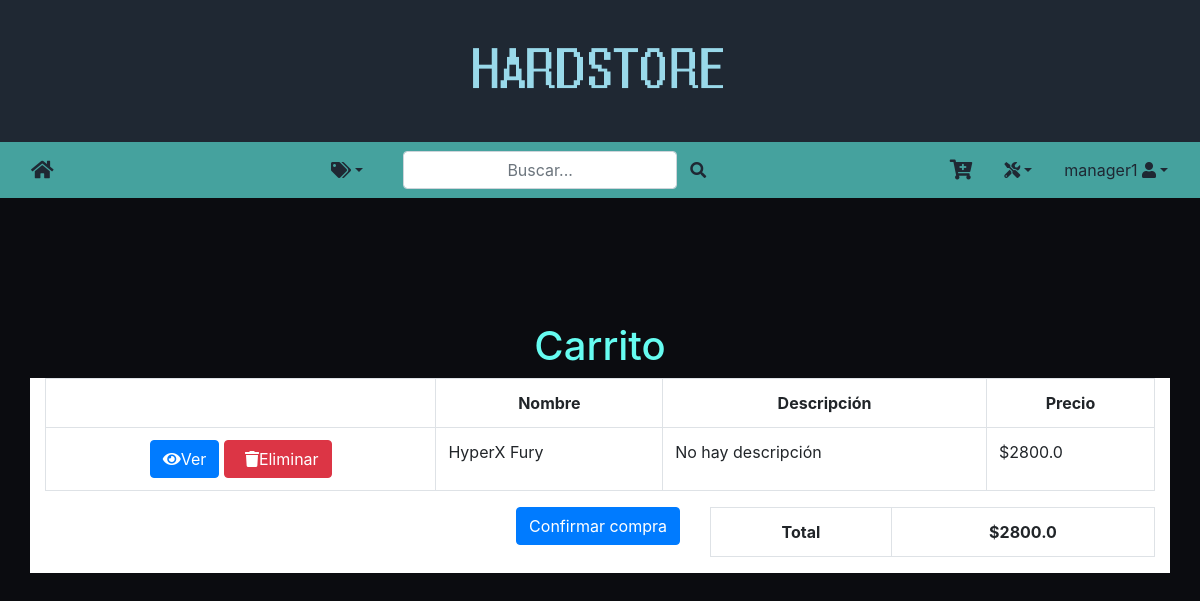
Page /carrito/ (signed in) on the earlier database version.
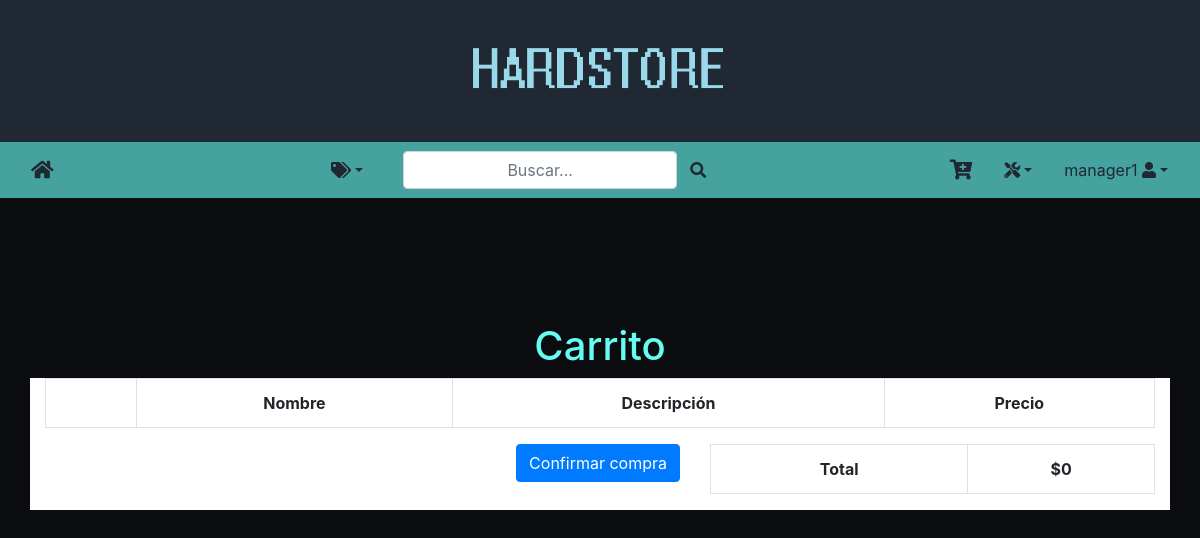
Same page on the later database version.
### users/models.py (models this page shows)
class CustomUser(AbstractUser):
    is_commonUser = models.BooleanField(default=False)
    is_managerUser = models.BooleanField(default=False)  # gestor
    is_executiveUser = models.BooleanField(default=False)  # gerente

### market/models.py (models this page shows, shortened)
class ItemVendido(models.Model):
    producto = models.ForeignKey(Producto, null=True, on_delete=models.CASCADE)
    orden = models.ForeignKey(Orden, null=True, on_delete=models.CASCADE)

class Producto(models.Model):
    nombre = models.CharField(max_length=200, null=True)
    descripcion = models.CharField(max_length=200, null=True, blank=True)
    precio = models.FloatField(null=True)
    f_creacion = models.DateTimeField(auto_now_add=True, null=True)
    categoria = models.ForeignKey(
        Categoria, null=True, on_delete=models.SET_NULL)
    objects = models.Manager()  # manager default
    productos = ProductoManager()  # un manager personalizado

### market/views.py (the view)
# urls.py: path('carrito/', market_views.CarritoList.as_view(), name='carrito'),
class CarritoList(ListView):
    template_name = 'market/carrito.html'
    model = ItemVendido
    context_object_name = 'itemList'
    def get_queryset(self):
        return ItemVendido.objects.filter(orden__usuario = self.request.user)
    def get_context_data(self,**kwargs):
        context = super().get_context_data(**kwargs)
        if(Categoria.objects.count()>0):
            context['categorias'] = Categoria.objects.all()
            context['hayCategorias'] = True
        else:
            context['hayCategorias'] = False
        items = ItemVendido.objects.filter(orden__usuario = self.request.user)
        total=0
        for item in items:
            total+=item.producto.precio
        context['total'] = total
        return context

### market/templates/market/carrito.html (shortened to what this page needs)
{% extends "base.html" %}
{% load static %}
{% block estilo %}
<link rel="stylesheet" href="{% static 'producto.css' %}" />
{% endblock %}
{% block content %}
	<div class="container">
		<div class="row">
		  <div class="col-12">
		    <div class="text-center mt-4">
		        <h1 style="color:#66fcf1">Carrito</h1>
		    </div>
		  </div>
		</div>
		<div class="row" style="background-color: white">
			<div class="col">
		      	<table class="table table-hover table-bordered" style="background-color: white;">
		    	      <tr class="text-center">
		    	      	<th></th>
		    	        <th>Nombre</th>
		    	        <th>Descripción</th>
		    	        <th>Precio</th>
		    	      </tr>
		          	{% for item in itemList %}
		          	<tr>
		          		<td colspan="1" class="text-center">
		          			<a href="{% url 'producto-detalle' item.producto.id %}" class="btn btn-primary"><i class="fas fa-eye"></i>Ver</a>
		    	        	<a href="#" class="btn btn-danger" data-toggle="modal" data-target="#myModal{{item.id}}"><i class="fas fa-trash ml-2"></i>Eliminar</a>
		    	        </td>
		    	      	<td>{{ item.producto.nombre }}</td>
		    	      	<td>{% if not item.producto.descripcion %}{{ item.producto.descripcion }}{%else%}No hay descripción{% endif %}</td>
		    	      	<td>${{ item.producto.precio }}</td>
		    	    </tr>
		    	    {% endfor %}
		    	</table>
			</div>
		</div>
		<div class="row" style="background-color: white">
			<div class="col">
				<a href="{% url 'compra_concretada' %}" class=" pull-right btn btn-primary">Confirmar compra</a>
			</div>
			<div class="col-5">
				<table class="table table-bordered" style="background-color: white;">
					<tr class="text-center">
			    	    <th>Total</th>
				    	<th>${{ total }}</th>
			    	</tr>
				</table>
			</div>
		</div>
	</div>
{% endblock %}

### market/templates/base.html (shortened to what this page needs)
{% load static %}
<!DOCTYPE html>
<html lang="en">
  <head>
    {% block estilo %}{% endblock %}
    <link rel="stylesheet" href="https://stackpath.bootstrapcdn.com/font-awesome/4.7.0/css/font-awesome.min.css"/>
    <link rel="stylesheet" href="https://stackpath.bootstrapcdn.com/bootstrap/4.4.1/css/bootstrap.min.css"/>
    <link rel="stylesheet" href="https://use.fontawesome.com/releases/v5.13.0/css/all.css">
  </head>
  <body style="background-color: #0b0c10;">
    <div class="container-fluid text-center py-3" style="background-color: #1f2833;">
      <img src="{% static 'images/logo.png' %}" class=".img-fluid. max-width: 100%; and height: auto" id="logo" style="height: 110px; width: 340px;"/>
    </div>
    <header style="background-color: #45a29e;">
      {% include 'navBar.html' %}
    </header>
    {% block content %}{% endblock %}
  </body>
</html>

### market/templates/navBar.html (shortened to what this page needs)
<nav class="navbar navbar-expand-lg">
  <div class="container-fluid justify-content-between">
    <a class="navbar-brand" href="{% url 'home' %}"><i class="fas fa-home" style="color:#1f2833"></i></a>
    <div class="row ">
      <div class="nav-item dropdown">
        <a class="nav-link dropdown-toggle d-none d-lg-block" href="#" id="categoriasDropdown" data-toggle="dropdown"
          aria-haspopup="true" aria-expanded="false" style="color: #1f2833;"><i class="fas fa-tags"></i></a>
      </div>
      <form method="GET" action="/search" class="form-inline ml-4">
        <input class="form-control d-none d-lg-block" type="text" name="nombre" placeholder="Buscar..."
          aria-label="Search">
        <button class="btn my-2 my-sm-0" type="submit"><i class="fas fa-search" style="color:#1f2833"></i></button>
      </form>
    </div>
    <div class="row">
      {% if user.is_authenticated %}
      <a class="navbar-brand" href="{% url 'carrito' %}"><i class="fas fa-cart-plus" style="color:#1f2833"></i></a>
      {% if user.is_managerUser or user.is_executiveUser %}
      <div class="nav-item dropdown">
        <a class="nav-link dropdown-toggle" href="#" id="navbarDropdown" data-toggle="dropdown" aria-haspopup="true"
          aria-expanded="false" style="color: #1f2833;"><i class="fas fa-tools"></i></a>
      </div>
      {% endif %}
      {% endif %}
      {% if user.is_authenticated %}
      <div class="nav-item dropdown">
        <a class="nav-link dropdown-toggle" href="#" id="userDropdown" data-toggle="dropdown"
          style="color: #1f2833;">{{request.user}}
          <i class="fas fa-user" style="color:#1f2833"></i></a>
      </div>
      {% else %}
      <a class="nav-link" href="{% url 'login' %}" style="color: #1f2833;">Log-In</a>
      {% endif %}
    </div>
  </div>
</nav>

### market/static/producto.css (style rules this page uses)
.container { margin-top: 100px; }
input { border: 1px solid #ccc; font-weight: bold; height: 33px; text-align: center; width: 30px; }
img { width: 70%; height: 70%; }

Differences in the rows shown:
removed ItemVendido: producto.nombre "HyperX Fury", shows "No hay descripción", producto.precio "2800.0"
Other differences:
{{ total }}: "2800.0" → "0"
